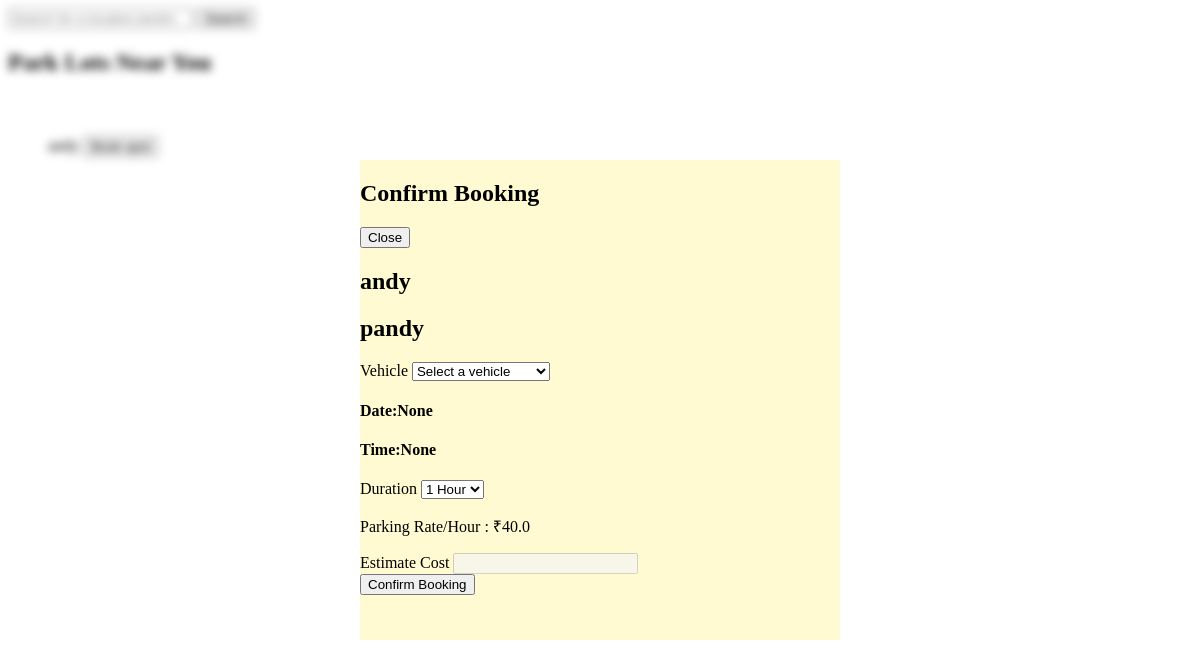
The app's page /find_parking?lot_id=1 (signed in), older data.
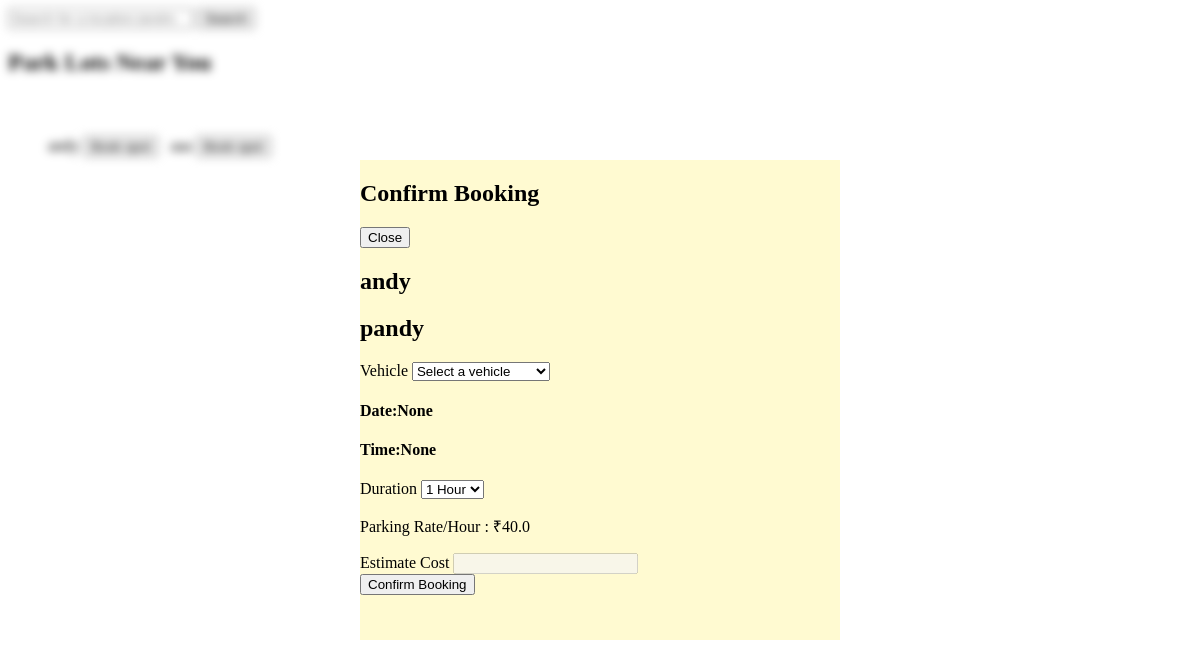
The same page, newer data.
### models/parking_lot.py (models this page shows, shortened)
class ParkingLot(db.Model):
    __tablename__ = 'parking_lots'
    id = db.Column(db.Integer, primary_key=True)
    name= db.Column(db.String(80), unique=True, nullable=False)
    address = db.Column(db.String(200), nullable=False)
    pincode = db.Column(db.String(10), nullable=False)
    hourly_rate = db.Column(db.Float, nullable=False)
    total_spots = db.Column(db.Integer, nullable=False)
    occupied_regular_spots = db.Column(db.Integer, default=0)
    occupied_ev_spots = db.Column(db.Integer, default=0)
    ev_spots = db.Column(db.Integer, default=0)
    ev_charging_rate = db.Column(db.Float, nullable=True)
    opening_time = db.Column(db.String(10), nullable=True)
    closing_time = db.Column(db.String(10), nullable=True)
    is_24_hours = db.Column(db.Boolean, default=False)
    description = db.Column(db.String(200), nullable=True)

### routes/user.py (the view)
@user_bp.route('/find_parking',methods=['POST','GET'])
@login_required
@user_required
def find_parking():
    user=User.query.get(session.get('user_id'))
    vehicles=Vehicle.query.filter_by(user_id=user.id)
    lots=ParkingLot.query.all()
    lot_id=request.args.get('lot_id')
    current_booking_time= request.args.get('current_booking_time')
    current_booking_date= request.args.get('current_booking_date')
    lot = None
    if request.method == 'GET' and lot_id:
        lot = ParkingLot.query.filter_by(id=lot_id).first()
    return render_template('find_parking.html',lots=lots,lot=lot,vehicles=vehicles,current_booking_time=current_booking_time,current_booking_date=current_booking_date,)

### Templates/find_parking.html (shortened to what this page needs)
{%extends "base.html" %}
{%block style%}
<link rel="stylesheet" href="{{url_for('static',filename='css/find_parking.css')}}">
{%endblock%}
{%block content %}
<div class="page-1">
    <div>
        <form action="">
            <input type="search" placeholder="Search for a location,landmark or address">
            <button>Search</button>
        </form>
    </div>
    <h2>Park Lots Near You </h2>
    <div class="content">
        {% for lot in lots %}
        <div class="card">
            {{lot.name}}
            <a href="{{url_for('booking.booking',lot_id=lot.id)}}"><button class="book-spot-btn">Book spot</button></a>
        </div>
    {%endfor%}
    </div>
</div>
<div class="book-spot-model" style="display: none;">
    <div>
        <h2>Confirm Booking </h2>
        <a href="{{url_for('user.find_parking')}}"><button class="close-book-spot-model">Close</button></a>
    </div>
    <div>
        <h2>{{lot.name}}</h2>
        <h2>{{lot.address}}</h2>
    </div>
    <form action="{% if lot %}{{ url_for('booking.booking', lot_id=lot.id) }}{% else %}#{% endif %}" method="POST">
        <div>
            <label for="vehicle">Vehicle</label>
            <select name="vehicle" id="vehicle" onchange="handleVehicleChange()" required>
                <option value="">Select a vehicle</option>
            </select>
        </div>
        <div>
            <h4>Date:{{current_booking_date}}</h4>
            <h4>Time:{{current_booking_time}}</h4>
        </div>
        <div>
            <label for="duration" >Duration</label>
            <select name="duration" id="duration"onchange="updateRates()" required>
                <option value="1">1 Hour</option>
            </select>
        </div>
        <div id="rate-display">
            <p data-rate="{{lot.hourly_rate}}" id="regular-rate">Parking Rate/Hour : ₹{{lot.hourly_rate}}</p>
        </div>
        <div>
            <label for="estimate_cost">Estimate Cost</label>
            <input type="text" id="estimate_cost" disabled name="estimate_cost" required>
        </div>
        <button type="submit"
        class="confirm-booking-btn">Confirm Booking</button>
    </form>
</div>
{%endblock%}

Row changes from the older to the newer data that the page shows:
added ParkingLot: name "aaa"
